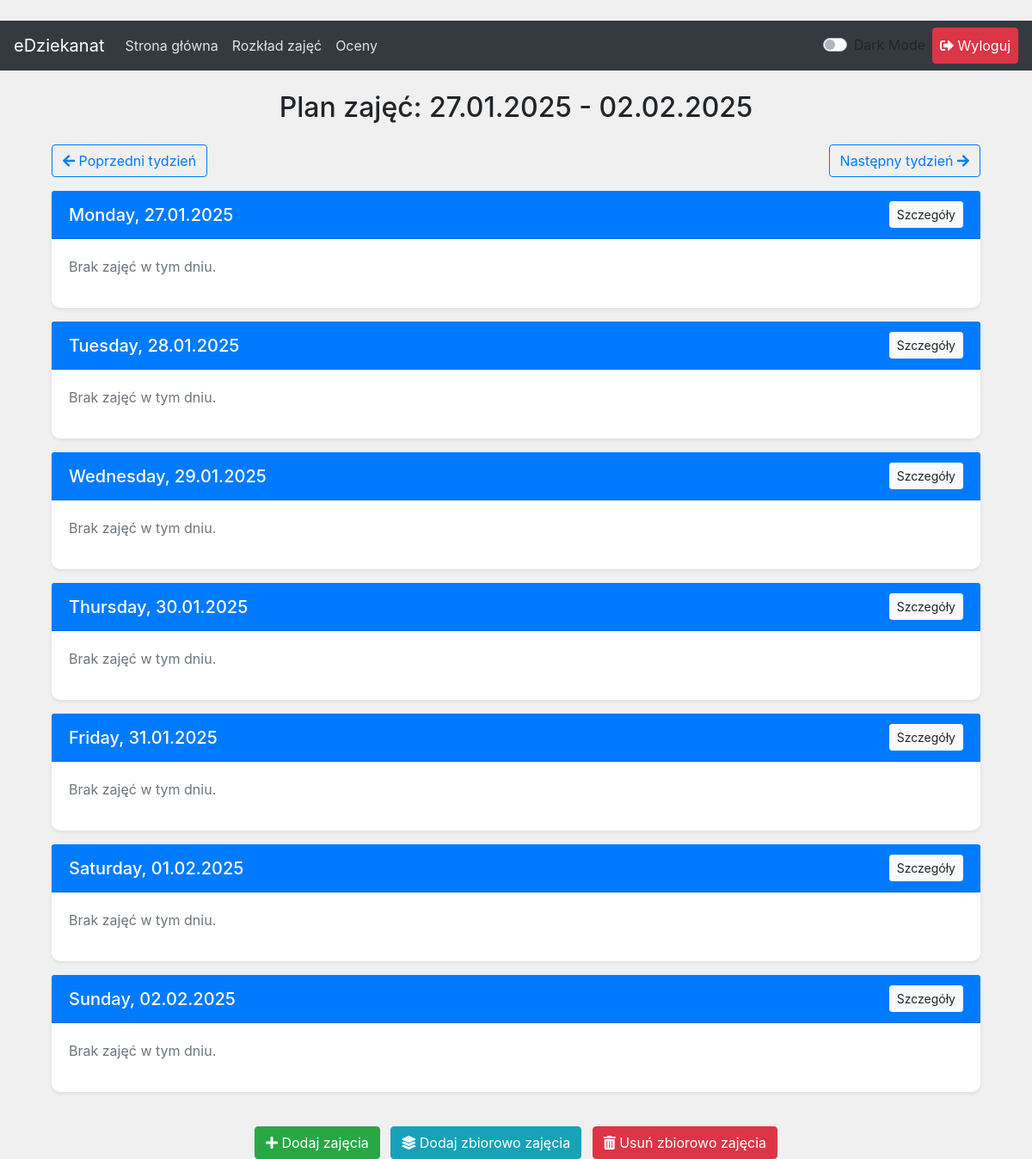
/schedule/week/?date=2025-01-27 (signed in), run on an earlier commit of the app's database.
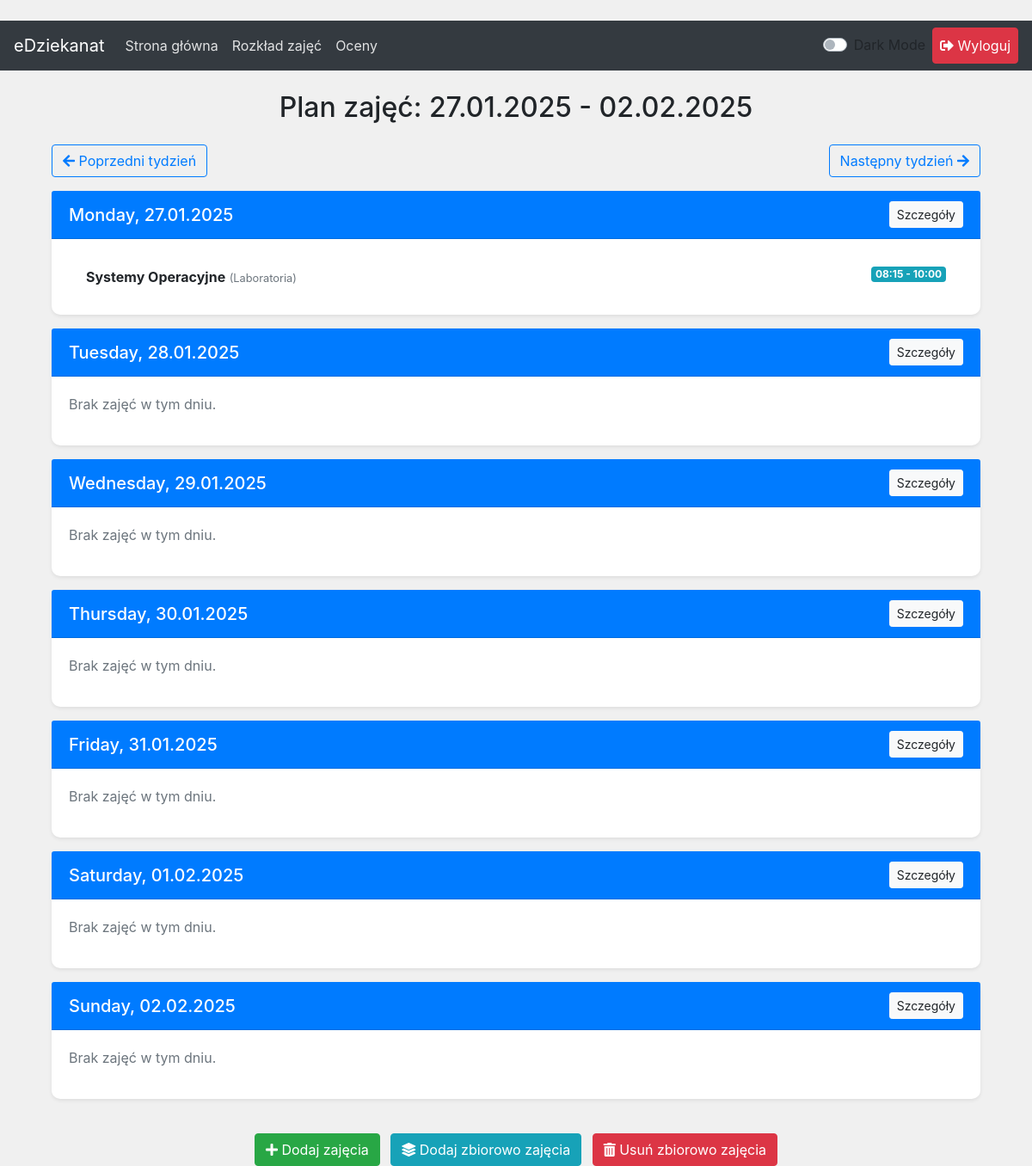
And on a later commit of the database.
### core/models.py (models this page shows, shortened)
class Lesson(models.Model):
    final_grade = models.ForeignKey(FinalGrade, on_delete=models.CASCADE, help_text="Przedmiot (ocena) dla zajęć")
    date = models.DateField(help_text="Data zajęć")
    start_time = models.TimeField(help_text="Godzina rozpoczęcia")
    end_time = models.TimeField(help_text="Godzina zakończenia")
    lesson_type = models.CharField(max_length=30, choices=LESSON_TYPE_CHOICES, help_text="Forma zajęć")
    mandatory = models.BooleanField(default=True, help_text="Czy zajęcia są obowiązkowe")
    additional_info = models.TextField(blank=True, help_text="Dodatkowe informacje")
    group = models.CharField(max_length=2, help_text="Grupa, dwucyfrowy kod")

class FinalGrade(models.Model):
    user = models.ForeignKey(CustomUser, on_delete=models.CASCADE)
    subject_name = models.CharField(max_length=200)
    ects = models.FloatField(help_text="Podaj ECTS przedmiotu przy tworzeniu pierwszej oceny cząstkowej")
    final_value = models.CharField(
        max_length=10,
        choices=GRADE_CHOICES,
        blank=True,
        help_text="Wartość wyliczana na podstawie ocen cząstkowych"
    )
    row_color = models.CharField(
        max_length=20,
        default='',
        help_text="Kolor wiersza w formacie hex (np. #ffffff)",
        blank=True,
        null=True
    )

### core/views.py (the view)
# urls.py: path('schedule/week/', schedule_week, name='schedule_week'),
def schedule_week(request):
    date_str = request.GET.get('date')
    if date_str:
        try:
            current_date = datetime.datetime.strptime(date_str, '%Y-%m-%d').date()
        except ValueError:
            current_date = datetime.date.today()
    else:
        current_date = datetime.date.today()
    start_of_week = current_date - datetime.timedelta(days=current_date.weekday())
    end_of_week = start_of_week + datetime.timedelta(days=6)
    week_dates = [start_of_week + datetime.timedelta(days=i) for i in range(7)]
    lessons = Lesson.objects.filter(
        group=request.user.semester_group,
        date__range=(start_of_week, end_of_week)
    )
    lessons_by_day = {i: [] for i in range(7)}
    for lesson in lessons:
        day = lesson.date.weekday()
        lessons_by_day[day].append(lesson)
    context = {
        'week_dates': week_dates,
        'lessons_by_day': lessons_by_day,
        'start_of_week': start_of_week,
        'end_of_week': end_of_week,
        'previous_week': start_of_week - datetime.timedelta(days=7),
        'next_week': start_of_week + datetime.timedelta(days=7),
    }
    return render(request, 'schedule_week.html', context)

### core/templatetags/dict_extras.py (called while the page is built)
@register.filter
def dict_get(dict_obj, key):
    return dict_obj.get(key, [])

### templates/schedule_week.html (shortened to what this page needs)
﻿{% extends "base.html" %}
{% load dict_extras %}
{% block content %}
<div class="container mt-4">
  <h2 class="text-center mb-4">Plan zajęć: {{ start_of_week|date:"d.m.Y" }} - {{ end_of_week|date:"d.m.Y" }}</h2>
  <div class="d-flex justify-content-between mb-3">
      <a href="{% url 'schedule_week' %}?date={{ previous_week|date:'Y-m-d' }}" class="btn btn-outline-primary">
        <i class="fas fa-arrow-left"></i> Poprzedni tydzień
      </a>
      <a href="{% url 'schedule_week' %}?date={{ next_week|date:'Y-m-d' }}" class="btn btn-outline-primary">
        Następny tydzień <i class="fas fa-arrow-right"></i>
      </a>
  </div>
  <div class="row">
    {% for day in week_dates %}
      <div class="col-md-12 mb-3">
        <div class="card shadow-sm">
          <div class="card-header bg-primary text-white d-flex justify-content-between align-items-center">
            <h5 class="card-title mb-0">{{ day|date:"l, d.m.Y" }}</h5>
            <a href="{% url 'schedule_day' day=day|date:'Y-m-d' %}" class="btn btn-light btn-sm">Szczegóły</a>
          </div>
          <div class="card-body">
            {% with lessons=lessons_by_day|dict_get:forloop.counter0 %}
              {% if lessons %}
                <ul class="list-group list-group-flush">
                  {% for lesson in lessons %}
                    <li class="list-group-item">
                      <div class="d-flex justify-content-between">
                        <div>
                          <strong>{{ lesson.final_grade.subject_name }}</strong>
                          <small class="text-muted">({{ lesson.get_lesson_type_display }})</small>
                        </div>
                        <div>
                          <span class="badge badge-info">
                            {{ lesson.start_time|time:"H:i" }} - {{ lesson.end_time|time:"H:i" }}
                          </span>
                        </div>
                      </div>
                    </li>
                  {% endfor %}
                </ul>
              {% else %}
                <p class="text-muted">Brak zajęć w tym dniu.</p>
              {% endif %}
            {% endwith %}
          </div>
        </div>
      </div>
    {% endfor %}
  </div>
  <div class="text-center mt-4">
    <a href="{% url 'lesson_add' %}" class="btn btn-success">
      <i class="fas fa-plus"></i> Dodaj zajęcia
    </a>
    <a href="{% url 'bulk_lesson_add' %}" class="btn btn-info ml-2">
      <i class="fas fa-layer-group"></i> Dodaj zbiorowo zajęcia
    </a>
    <a href="{% url 'bulk_lesson_delete' %}" class="btn btn-danger ml-2">
      <i class="fas fa-trash-alt"></i> Usuń zbiorowo zajęcia
    </a>
  </div>
</div>
{% endblock %}

What changed in the data, as far as the page shows it:
added Lesson: final_grade.subject_name "Systemy Operacyjne", lesson_type "Laboratoria", start_time "08:15", end_time "10:00"
Also different on the page:
list line gone: "Brak zajęć w tym dniu."
